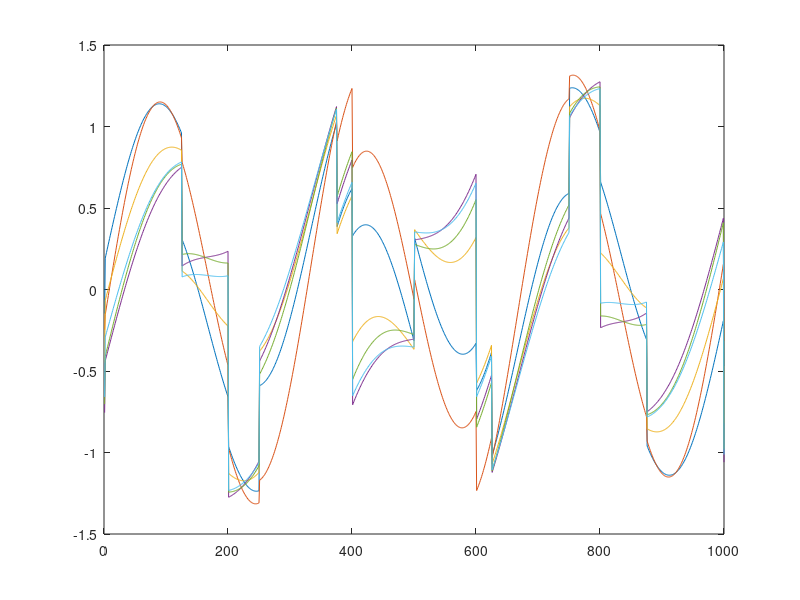
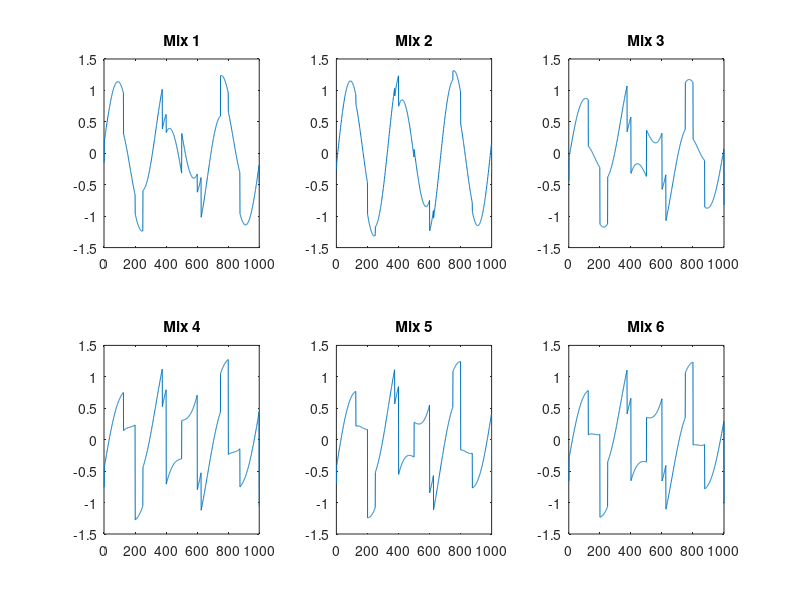

Write the MATLAB code that produced these figures, in order. (Note: this script raises an error after producing the figures.)
load Signals_Q6;
%show signals:
plot(Signals_Q6(1,:));
hold on;
plot(Signals_Q6(2,:));
plot(Signals_Q6(3,:));
plot(Signals_Q6(4,:));
plot(Signals_Q6(5,:));
plot(Signals_Q6(6,:));

mixdata = Signals_Q6.';

% plot mixed signal
figure
for i = 1:6
    subplot(2,3,mod(i,3)+floor(i/3)*3);
    plot(mixdata(:,i));
    title(['Mix ',num2str(i)])
end

% whitening
mixdata = prewhiten(mixdata);
% get number of linearly independent measurements
whiten_size = size(mixdata);
q = whiten_size(2);
disp(['#linearly independent measurements:',num2str(q)]);
% do ICA
Mdl = rica(mixdata,q,'NonGaussianityIndicator',-ones(q,1));
unmixed = transform(Mdl,mixdata);

% plot unmixed signals
figure
for i = 1:q
    subplot(2,3,i);
    plot(unmixed(:,i))
    title(['Unmix ',num2str(i)])
end